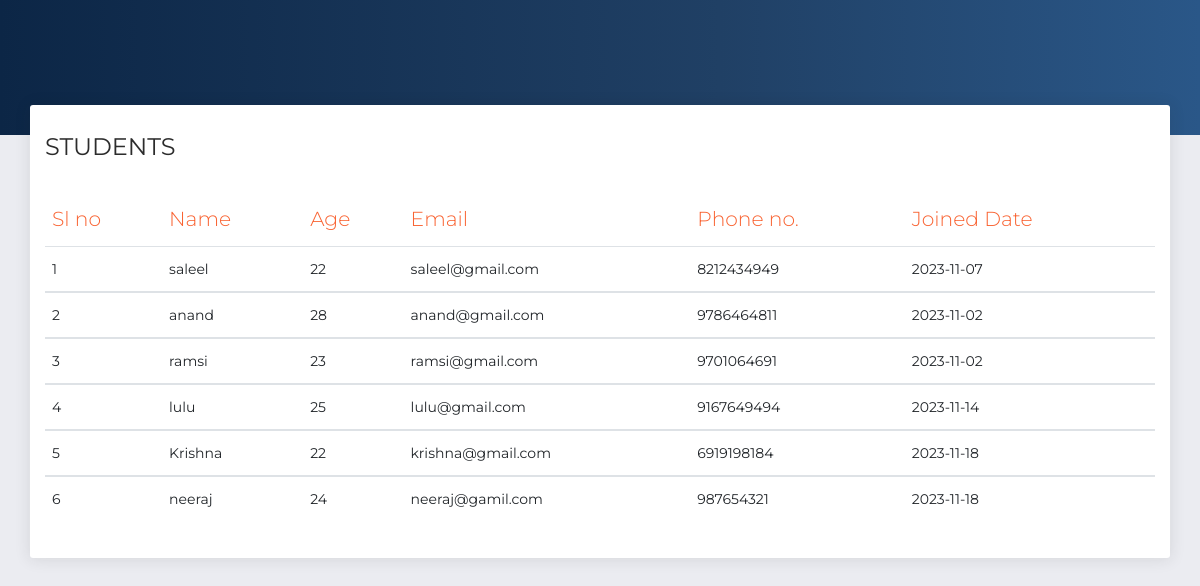
/php/Drive_Web/examples/students.php, run on the app's committed database.
### tables this page shows
CREATE TABLE `user_tb` (
  `user_id` int(11) NOT NULL,
  `role` varchar(20) NOT NULL,
  `name` varchar(50) NOT NULL,
  `age` int(11) NOT NULL,
  `sex` varchar(50) NOT NULL,
  `email` varchar(200) NOT NULL,
  `phone` bigint(11) NOT NULL,
  `address` varchar(100) NOT NULL,
  `joineddate` varchar(50) NOT NULL,
  `selected_veh` varchar(50) NOT NULL,
  `img` text NOT NULL DEFAULT 'unavailable',
  `generated_id` varchar(50) NOT NULL,
  `driving_school_id` int(11) NOT NULL,
  `admin_id` int(11) NOT NULL
);

### php/Drive_Web/examples/students.php (the view, shortened to what this page needs)
<?php
include 'connection.php';
$data = mysqli_query($con,"SELECT * FROM `user_tb` WHERE role='student';");
?>
<!DOCTYPE html>
<html lang="en">
<head>
  <link rel="stylesheet" href="https://use.fontawesome.com/releases/v5.7.1/css/all.css">
  <link href="../assets/css/bootstrap.min.css" rel="stylesheet" />
  <link href="../assets/css/now-ui-dashboard.css?v=1.5.0" rel="stylesheet" />
  <link href="../assets/demo/demo.css" rel="stylesheet" />
</head>
<body class="">
  <div class="wrapper ">
    <div class="main-panel" id="main-panel">
      <div class="panel-header panel-header-sm">
      </div>
      <div class="content">
        <div class="row">
          <div class="col-md-12">
            <div class="card">
              <div class="card-header">
                <h4 class="card-title"> STUDENTS</h4>
              </div>
              <div class="card-body">
                <div class="table-responsive">
                  <table class="table">
                    <thead class=" text-primary">
                    <th>
                    Sl no
                      </th>
                    <th>
                        Name
                      </th>
                      <th>
                        Age
                      </th>
                      <th>
                        Email
                      </th>
                      <th>
                        Phone no.
                      </th>
                      <th>
                        Joined Date
                      </th>
                    </thead>
                    <tbody>  <?php
                    $count=0;
while($dat = mysqli_fetch_assoc($data)){
  $count++;
  ?>
                      <tr>
                      <td>
                      <?php echo $count; ?>
                        </td>
                        <td>
                        <?php echo $dat['name'] ?>
                        </td> <td>
                        <?php echo $dat['age'] ?>
                        </td>
                        <td>
                        <?php echo $dat['email'] ?>
                        </td>
                        <td>
                        <?php echo $dat['phone'] ?>
                        </td>
                        <td>
                        <?php echo $dat['joineddate'] ?>
                        </td>
                      </tr>
                      <tr>
                    </tbody>   <?php
                 }
                 ?>
                  </table>
                </div>
              </div>
            </div>
          </div>
  </div>
</body>
</html>

### data on the page
user_tb: name "saleel", age "22", email "saleel@gmail.com", phone "8212434949", joineddate "2023-11-07"
user_tb: name "anand", age "28", email "anand@gmail.com", phone "9786464811", joineddate "2023-11-02"
user_tb: name "ramsi", age "23", email "ramsi@gmail.com", phone "9701064691", joineddate "2023-11-02"
user_tb: name "lulu", age "25", email "lulu@gmail.com", phone "9167649494", joineddate "2023-11-14"
user_tb: name "Krishna", age "22", email "krishna@gmail.com", phone "6919198184", joineddate "2023-11-18"
user_tb: name "neeraj", age "24", email "neeraj@gamil.com", phone "987654321", joineddate "2023-11-18"
